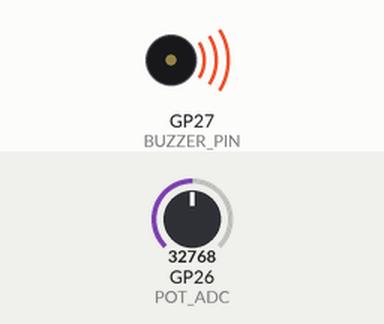
Recording of a program running on a simulated Raspberry Pi Pico running MicroPython. Shown: buzzer (waves = sounding). The test bench sets the inputs (shaded band); at power-on: GP26 (POT_ADC) = 32768 (analog values on the 0–65535 scale). What the program prints to the serial console is not drawn.

Above: at 0.1 s.
Timing chart, 0 to 1.6 s (numbered marks = the images above):
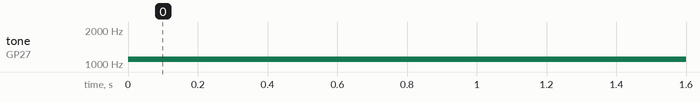

Measured:
- by itself, tone on GP27 (BUZZER_PIN): silent → 1100 Hz at 0.00 s

The program:

buzzer.py
```python
from machine import Pin, ADC, PWM
import utime

def translate(value: float, leftMin: float, leftMax: float, rightMin: float, rightMax: float) -> float:
    leftSpan = leftMax - leftMin
    rightSpan = rightMax - rightMin
    valueScaled = float(value - leftMin) / float(leftSpan)
    return rightMin + (valueScaled * rightSpan)

POT_PIN_NUMBER = 26
POT_ADC = ADC(Pin(POT_PIN_NUMBER))

POT_MIN_VALUE = 0
POT_MAX_VALUE = 65535

BUZZER_PIN_NUMBER = 27
BUZZER_PIN = PWM(Pin(BUZZER_PIN_NUMBER, Pin.OUT))

BUZZER_PIN.duty_u16(32768)

while True:
    pot_value = POT_ADC.read_u16()

    buzzer_freq = translate(pot_value, POT_MIN_VALUE, POT_MAX_VALUE, 200.0, 2000.0)
    buzzer_freq = int(max(200.0, min(buzzer_freq, 2000.0)))  # Clamp and convert to integer

    BUZZER_PIN.freq(buzzer_freq)

    print("Potentiometer:", pot_value, " | Frequency:", buzzer_freq, "Hz")

    utime.sleep(0.1)
```
